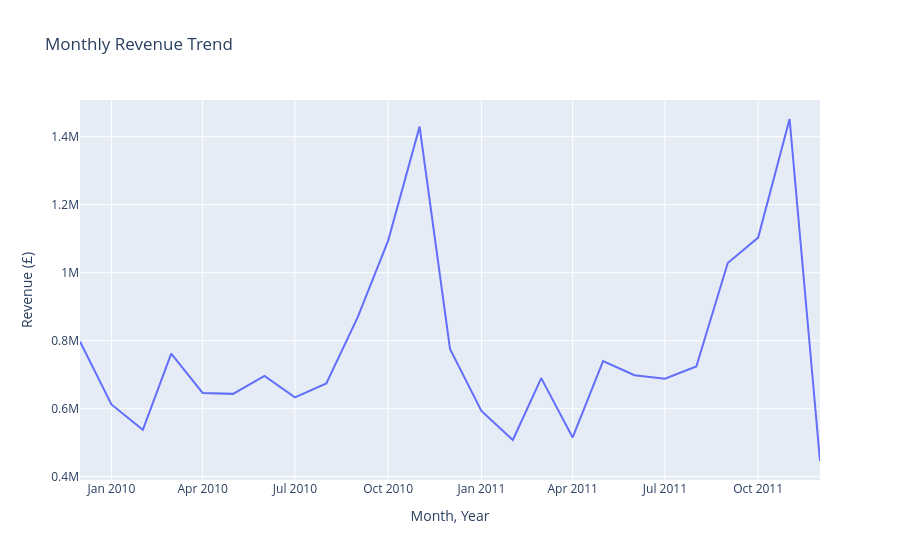

Write notebook code for a chart like this one.
### Markdown cell above
### _Revenue Trend over Time_ ###
monthly_rev_fig _'Monthly Revenue Trend'_  
yoy_fig _'Revenue by Month: Year-over-Year Comparison'_  
nov_fig _'November Daily Revenue by Year'_

### Code cell
monthly_revenue = cln_sales.groupby('YearMonth')['Revenue'].sum().reset_index()

# Figure
monthly_rev_fig = px.line(monthly_revenue, x='YearMonth', y='Revenue', title='Monthly Revenue Trend')
monthly_rev_fig.update_yaxes(title='Revenue (£)')
monthly_rev_fig.update_xaxes(title='Month, Year')
monthly_rev_fig.show()

### Figure 1 — Plotly figure (JSON) as saved in the notebook; plotly's stock layout.template omitted (floating-point values rounded to 4 significant figures)
{"data": [{"hovertemplate": "YearMonth=%{x}<br>Revenue=%{y}<extra></extra>", "legendgroup": "", "line": {"color": "#636efa", "dash": "solid"}, "marker": {"symbol": "circle"}, "mode": "lines", "name": "", "orientation": "v", "showlegend": false, "type": "scatter", "x": ["2009-12", "2010-01", "2010-02", "2010-03", "2010-04", "2010-05", "2010-06", "2010-07", "2010-08", "2010-09", "2010-10", "2010-11", "2010-12", "2011-01", "2011-02", "2011-03", "2011-04", "2011-05", "2011-06", "2011-07", "2011-08", "2011-09", "2011-10", "2011-11", "2011-12"], "xaxis": "x", "y": [797900.0, 612300.0, 537900.0, 761700.0, 646300.0, 643500.0, 696600.0, 633000.0, 674000.0, 869200.0, 1094000.0, 1430000.0, 775600.0, 593200.0, 507800.0, 689800.0, 515400.0, 740000.0, 698600.0, 688200.0, 724200.0, 1028000.0, 1103000.0, 1452000.0, 446000.0], "yaxis": "y"}], "layout": {"legend": {"tracegroupgap": 0}, "title": {"text": "Monthly Revenue Trend"}, "xaxis": {"anchor": "y", "domain": [0, 1], "title": {"text": "Month, Year"}}, "yaxis": {"anchor": "x", "domain": [0, 1], "title": {"text": "Revenue (£)"}}}}
